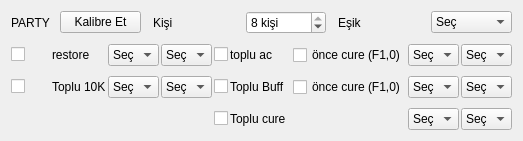
         <widget class="QFrame" name="PartyFrame">
          <property name="frameShape"><enum>QFrame::NoFrame</enum></property>
          <layout class="QGridLayout" name="gridLayout_party">
           <property name="horizontalSpacing"><number>2</number></property>
           <property name="verticalSpacing"><number>10</number></property>
           <property name="columnStretch">
            <string notr="true">0,3,2,2,0,3,2,2</string>
           </property>
          <item row="0" column="0">
           <widget class="QLabel" name="PartySectionHeader">
            <property name="text"><string>PARTY</string></property>
            <property name="alignment"><set>Qt::AlignLeading|Qt::AlignVCenter</set></property>
           </widget>
          </item>
          <item row="0" column="1" colspan="7">
           <widget class="QWidget" name="PriestPartySharedControlsWidget" native="true">
            <property name="sizePolicy">
             <sizepolicy hsizetype="Expanding" vsizetype="Preferred">
              <horstretch>0</horstretch>
              <verstretch>0</verstretch>
             </sizepolicy>
            </property>
            <layout class="QHBoxLayout" name="horizontalLayout_priestPartyShared">
             <property name="leftMargin"><number>8</number></property>
             <property name="topMargin"><number>0</number></property>
             <property name="rightMargin"><number>0</number></property>
             <property name="bottomMargin"><number>0</number></property>
             <property name="spacing"><number>12</number></property>
             <item>
              <widget class="QPushButton" name="PriestPartySharedCalibrateButton">
               <property name="text"><string>Kalibre Et</string></property>
              </widget>
             </item>
             <item>
              <widget class="QLabel" name="PriestPartySharedPartySizeLabel">
               <property name="text"><string>Kişi</string></property>
              </widget>
             </item>
             <item>
              <widget class="QSpinBox" name="PriestPartySharedPartySizeSpinBox">
               <property name="minimum"><number>2</number></property>
               <property name="maximum"><number>8</number></property>
               <property name="value"><number>8</number></property>
               <property name="suffix"><string> kişi</string></property>
              </widget>
             </item>
             <item>
              <widget class="QLabel" name="PriestPartySharedThresholdLabel">
               <property name="text"><string>Eşik</string></property>
              </widget>
             </item>
             <item>
              <widget class="QComboBox" name="PriestPartySharedThresholdComboBox">
               <property name="minimumWidth"><number>70</number></property>
               <item><property name="text"><string>Seç</string></property></item>
               <item><property name="text"><string>%10</string></property></item>
               <item><property name="text"><string>%20</string></property></item>
               <item><property name="text"><string>%30</string></property></item>
               <item><property name="text"><string>%40</string></property></item>
               <item><property name="text"><string>%50</string></property></item>
               <item><property name="text"><string>%60</string></property></item>
               <item><property name="text"><string>%70</string></property></item>
               <item><property name="text"><string>%80</string></property></item>
               <item><property name="text"><string>%90</string></property></item>
               <item><property name="text"><string>%95</string></property></item>
              </widget>
             </item>
            </layout>
           </widget>
          </item>
          <item row="1" column="0"><widget class="QCheckBox" name="PriestPartyRestoreMasterCheckBox"><property name="text"><string/></property></widget></item>
          <item row="1" column="1">
           <widget class="QWidget" name="PriestPartyRestoreControlsWidget" native="true">
            <property name="sizePolicy">
             <sizepolicy hsizetype="Expanding" vsizetype="Preferred">
              <horstretch>0</horstretch>
              <verstretch>0</verstretch>
             </sizepolicy>
            </property>
            <layout class="QHBoxLayout" name="horizontalLayout_priestPartyRestore">
             <property name="leftMargin"><number>0</number></property>
             <property name="topMargin"><number>0</number></property>
             <property name="rightMargin"><number>0</number></property>
             <property name="bottomMargin"><number>0</number></property>
             <property name="spacing"><number>6</number></property>
             <item>
              <widget class="QLabel" name="PartyRestoreHeader">
               <property name="text"><string>restore</string></property>
               <property name="alignment"><set>Qt::AlignLeading|Qt::AlignVCenter</set></property>
             </widget>
            </item>
           </layout>
          </widget>
         </item>
          <item row="3" column="4"><widget class="QCheckBox" name="PriestPartyToplu2CheckBox"><property name="text"><string/></property></widget></item>
          <item row="3" column="5"><widget class="QLabel" name="PriestPartyToplu2Label"><property name="text"><string>Toplu cure</string></property></widget></item>
          <item row="3" column="6">
           <widget class="QComboBox" name="PriestPartyToplu2PrimaryComboBox">
            <item><property name="text"><string>Seç</string></property></item>
            <item><property name="text"><string>1</string></property></item>
            <item><property name="text"><string>2</string></property></item>
            <item><property name="text"><string>3</string></property></item>
            <item><property name="text"><string>4</string></property></item>
            <item><property name="text"><string>5</string></property></item>
            <item><property name="text"><string>6</string></property></item>
            <item><property name="text"><string>7</string></property></item>
            <item><property name="text"><string>8</string></property></item>
            <item><property name="text"><string>9</string></property></item>
            <item><property name="text"><string>0</string></property></item>
           </widget>
          </item>
          <item row="3" column="7">
           <widget class="QComboBox" name="PriestPartyToplu2FunctionComboBox">
            <item><property name="text"><string>Seç</string></property></item>
            <item><property name="text"><string>F1</string></property></item>
            <item><property name="text"><string>F2</string></property></item>
            <item><property name="text"><string>F3</string></property></item>
            <item><property name="text"><string>F4</string></property></item>
            <item><property name="text"><string>F5</string></property></item>
            <item><property name="text"><string>F6</string></property></item>
            <item><property name="text"><string>F7</string></property></item>
            <item><property name="text"><string>F8</string></property></item>
           </widget>
          </item>
          <item row="2" column="0"><widget class="QCheckBox" name="PriestPartyRestore1CheckBox"><property name="text"><string/></property></widget></item>
          <item row="2" column="1"><widget class="QLabel" name="PriestPartyRestore1Label"><property name="text"><string>Toplu 10K</string></property></widget></item>
          <item row="2" column="2">
           <widget class="QComboBox" name="PriestPartyRestore1PrimaryComboBox">
            <item><property name="text"><string>Seç</string></property></item>
            <item><property name="text"><string>1</string></property></item>
            <item><property name="text"><string>2</string></property></item>
            <item><property name="text"><string>3</string></property></item>
            <item><property name="text"><string>4</string></property></item>
            <item><property name="text"><string>5</string></property></item>
            <item><property name="text"><string>6</string></property></item>
            <item><property name="text"><string>7</string></property></item>
            <item><property name="text"><string>8</string></property></item>
            <item><property name="text"><string>9</string></property></item>
            <item><property name="text"><string>0</string></property></item>
           </widget>
          </item>
          <item row="2" column="3">
           <widget class="QComboBox" name="PriestPartyRestore1FunctionComboBox">
            <item><property name="text"><string>Seç</string></property></item>
            <item><property name="text"><string>F1</string></property></item>
            <item><property name="text"><string>F2</string></property></item>
            <item><property name="text"><string>F3</string></property></item>
            <item><property name="text"><string>F4</string></property></item>
            <item><property name="text"><string>F5</string></property></item>
            <item><property name="text"><string>F6</string></property></item>
            <item><property name="text"><string>F7</string></property></item>
            <item><property name="text"><string>F8</string></property></item>
           </widget>
          </item>
          <item row="1" column="2">
           <widget class="QComboBox" name="PriestPartyRestoreMasterPrimaryComboBox">
            <item><property name="text"><string>Seç</string></property></item>
            <item><property name="text"><string>1</string></property></item>
            <item><property name="text"><string>2</string></property></item>
            <item><property name="text"><string>3</string></property></item>
            <item><property name="text"><string>4</string></property></item>
            <item><property name="text"><string>5</string></property></item>
            <item><property name="text"><string>6</string></property></item>
            <item><property name="text"><string>7</string></property></item>
            <item><property name="text"><string>8</string></property></item>
            <item><property name="text"><string>9</string></property></item>
            <item><property name="text"><string>0</string></property></item>
           </widget>
          </item>
          <item row="1" column="3">
           <widget class="QComboBox" name="PriestPartyRestoreMasterFunctionComboBox">
            <item><property name="text"><string>Seç</string></property></item>
            <item><property name="text"><string>F1</string></property></item>
            <item><property name="text"><string>F2</string></property></item>
            <item><property name="text"><string>F3</string></property></item>
            <item><property name="text"><string>F4</string></property></item>
            <item><property name="text"><string>F5</string></property></item>
            <item><property name="text"><string>F6</string></property></item>
            <item><property name="text"><string>F7</string></property></item>
            <item><property name="text"><string>F8</string></property></item>
           </widget>
          </item>
          <item row="1" column="4"><widget class="QCheckBox" name="PriestPartyTopluMasterCheckBox"><property name="text"><string/></property></widget></item>
          <item row="2" column="4"><widget class="QCheckBox" name="PriestPartyToplu1CheckBox"><property name="text"><string/></property></widget></item>
          <item row="1" column="5">
           <widget class="QWidget" name="PriestPartyTopluHeaderWidget" native="true">
            <property name="sizePolicy">
             <sizepolicy hsizetype="Expanding" vsizetype="Preferred">
              <horstretch>0</horstretch>
              <verstretch>0</verstretch>
             </sizepolicy>
            </property>
            <layout class="QHBoxLayout" name="horizontalLayout_priestPartyTopluHeader">
             <property name="leftMargin"><number>0</number></property>
             <property name="topMargin"><number>0</number></property>
             <property name="rightMargin"><number>0</number></property>
             <property name="bottomMargin"><number>0</number></property>
             <property name="spacing"><number>8</number></property>
             <item>
              <widget class="QLabel" name="PartyTopluHeaderLabel">
               <property name="text"><string>toplu ac</string></property>
               <property name="alignment"><set>Qt::AlignLeading|Qt::AlignVCenter</set></property>
              </widget>
             </item>
             <item>
              <widget class="QCheckBox" name="PriestPartyTopluPreCureMiniCheckBox">
               <property name="text"><string>önce cure (F1,0)</string></property>
               <property name="toolTip"><string>Önce F1-0 cure kombinasyonunu uygula</string></property>
              </widget>
             </item>
            </layout>
           </widget>
          </item>
          <item row="2" column="5">
           <widget class="QWidget" name="PriestPartyTopluBuffHeaderWidget" native="true">
            <property name="sizePolicy">
             <sizepolicy hsizetype="Expanding" vsizetype="Preferred">
              <horstretch>0</horstretch>
              <verstretch>0</verstretch>
             </sizepolicy>
            </property>
            <layout class="QHBoxLayout" name="horizontalLayout_priestPartyTopluBuffHeader">
             <property name="leftMargin"><number>0</number></property>
             <property name="topMargin"><number>0</number></property>
             <property name="rightMargin"><number>0</number></property>
             <property name="bottomMargin"><number>0</number></property>
             <property name="spacing"><number>8</number></property>
             <item>
              <widget class="QLabel" name="PriestPartyToplu1Label">
               <property name="text"><string>Toplu Buff</string></property>
               <property name="alignment"><set>Qt::AlignLeading|Qt::AlignVCenter</set></property>
              </widget>
             </item>
             <item>
              <widget class="QCheckBox" name="PriestPartyTopluBuffPreCureMiniCheckBox">
               <property name="text"><string>önce cure (F1,0)</string></property>
               <property name="toolTip"><string>Toplu Buff öncesinde F1-0 cure kombinasyonunu uygula</string></property>
              </widget>
             </item>
            </layout>
           </widget>
          </item>
          <item row="1" column="6">
           <widget class="QComboBox" name="PriestPartyTopluMasterPrimaryComboBox">
            <item><property name="text"><string>Seç</string></property></item>
            <item><property name="text"><string>1</string></property></item>
            <item><property name="text"><string>2</string></property></item>
            <item><property name="text"><string>3</string></property></item>
            <item><property name="text"><string>4</string></property></item>
            <item><property name="text"><string>5</string></property></item>
            <item><property name="text"><string>6</string></property></item>
            <item><property name="text"><string>7</string></property></item>
            <item><property name="text"><string>8</string></property></item>
            <item><property name="text"><string>9</string></property></item>
            <item><property name="text"><string>0</string></property></item>
           </widget>
          </item>
          <item row="2" column="6">
           <widget class="QComboBox" name="PriestPartyToplu1PrimaryComboBox">
            <item><property name="text"><string>Seç</string></property></item>
            <item><property name="text"><string>1</string></property></item>
            <item><property name="text"><string>2</string></property></item>
            <item><property name="text"><string>3</string></property></item>
            <item><property name="text"><string>4</string></property></item>
            <item><property name="text"><string>5</string></property></item>
            <item><property name="text"><string>6</string></property></item>
            <item><property name="text"><string>7</string></property></item>
            <item><property name="text"><string>8</string></property></item>
            <item><property name="text"><string>9</string></property></item>
            <item><property name="text"><string>0</string></property></item>
           </widget>
          </item>
          <item row="1" column="7">
           <widget class="QComboBox" name="PriestPartyTopluMasterFunctionComboBox">
            <item><property name="text"><string>Seç</string></property></item>
            <item><property name="text"><string>F1</string></property></item>
            <item><property name="text"><string>F2</string></property></item>
            <item><property name="text"><string>F3</string></property></item>
            <item><property name="text"><string>F4</string></property></item>
            <item><property name="text"><string>F5</string></property></item>
            <item><property name="text"><string>F6</string></property></item>
            <item><property name="text"><string>F7</string></property></item>
            <item><property name="text"><string>F8</string></property></item>
           </widget>
          </item>
          <item row="2" column="7">
           <widget class="QComboBox" name="PriestPartyToplu1FunctionComboBox">
            <item><property name="text"><string>Seç</string></property></item>
            <item><property name="text"><string>F1</string></property></item>
            <item><property name="text"><string>F2</string></property></item>
            <item><property name="text"><string>F3</string></property></item>
            <item><property name="text"><string>F4</string></property></item>
            <item><property name="text"><string>F5</string></property></item>
            <item><property name="text"><string>F6</string></property></item>
            <item><property name="text"><string>F7</string></property></item>
            <item><property name="text"><string>F8</string></property></item>
           </widget>
          </item>
          </layout>
         </widget>
